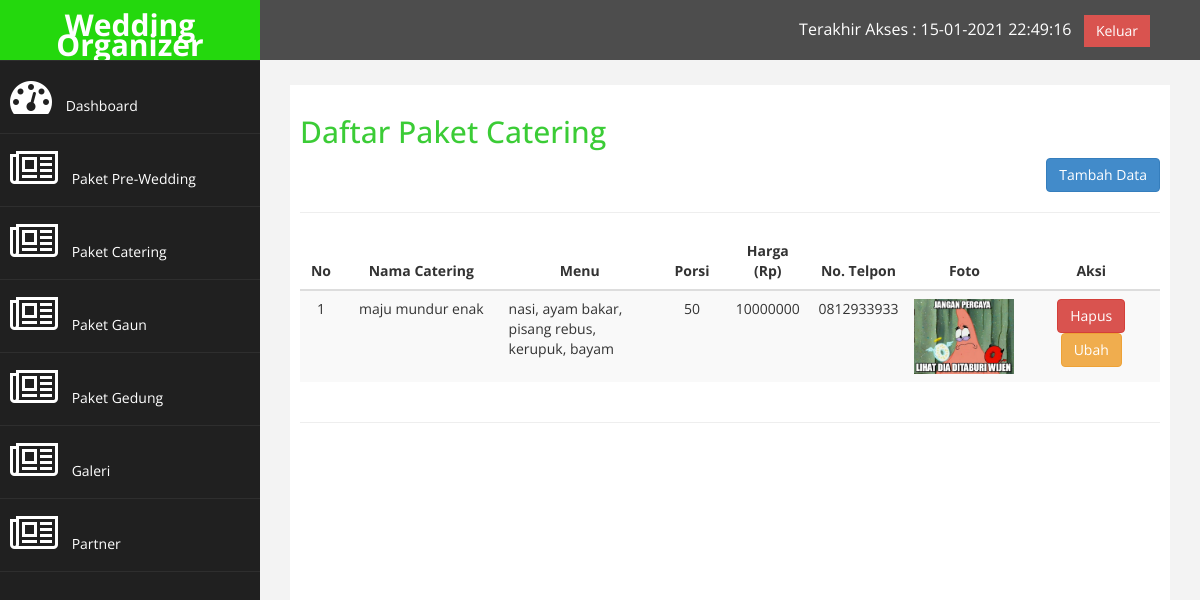
The app's page /admin.php?halaman=p_catering (signed in), older data.
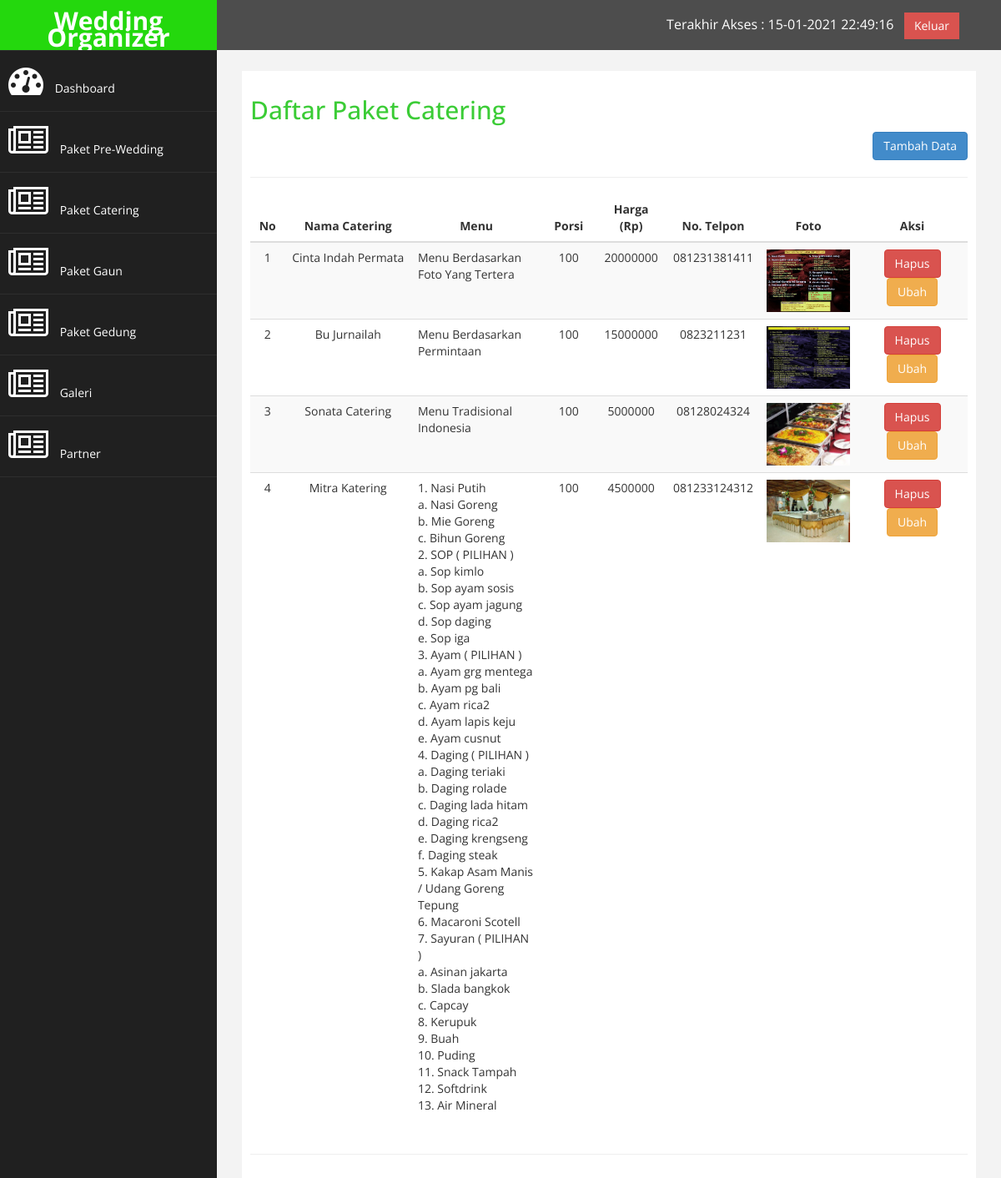
The same page, newer data.
### tables this page shows
CREATE TABLE `catering` (
  `id_cat` int(3) NOT NULL,
  `nama_cat` varchar(50) NOT NULL,
  `menu_cat` text NOT NULL,
  `porsi_cat` varchar(3) NOT NULL,
  `harga_cat` int(16) NOT NULL,
  `telp_cat` varchar(12) NOT NULL,
  `foto_cat` text NOT NULL
);

### p_catering.php (the view)
<h2>Daftar Paket Catering</h2>
<div class="text-right">
    <a href="admin.php?halaman=p_catering_tambah" class="btn btn-primary">Tambah Data</a>
</div>
<hr>
<table class="table table-striped">
    <thead>
        <th class="text-center" width="5%">No</th>
        <th class="text-center" width="20%">Nama Catering</th>
        <th class="text-center" width="20%">Menu</th>
        <th class="text-center" width="8%">Porsi</th>
        <th class="text-center" width="10%">Harga (Rp)</th>
        <th class="text-center" width="10%">No. Telpon</th>
        <th class="text-center" width="10%">Foto</th>
        <th class="text-center" width="20%">Aksi</th>
    </thead>
    <tbody>
        <?php $nomor = 1; ?>
        <?php $hasil = mysqli_query($link, "SELECT * FROM catering"); ?>
        <?php while ($data = mysqli_fetch_assoc($hasil)) { ?>
            <tr>
                <td class="text-center"><?= $nomor; ?></td>
                <td class="text-center"><?= $data['nama_cat']; ?></td>
                <td><?= nl2br($data['menu_cat']); ?></td>
                <td class="text-center"><?= $data['porsi_cat']; ?></td>
                <td class="text-center"><?= $data['harga_cat']; ?></td>
                <td class="text-center"><?= $data['telp_cat']; ?></td>
                <td class="text-center">
                    <img src="images/catering/<?= $data['foto_cat']; ?>" height="75px" width="100px">
                </td>
                <td class="text-center">
                    <a href="admin.php?halaman=p_catering_hps&id=<?= $data['id_cat']; ?>" class="btn btn-danger">Hapus</a>
                    <a href="admin.php?halaman=p_catering_ubah&id=<?= $data['id_cat']; ?>"class="btn btn-warning">Ubah </a>
                </td>
            </tr>
            <?php $nomor++ ?>
        <?php } ?>
    </tbody>
</table>

Row changes from the older to the newer data that the page shows:
removed catering: nama_cat "maju mundur enak", menu_cat "nasi, ayam bakar, pisang rebus, kerupuk, bayam", porsi_cat "50", harga_cat "10000000", telp_cat "0812933933", foto_cat (picture)
added catering: nama_cat "Cinta Indah Permata", menu_cat "Menu Berdasarkan Foto Yang Tertera", porsi_cat "100", harga_cat "20000000", telp_cat "081231381411", foto_cat (picture)
added catering: nama_cat "Bu Jurnailah", menu_cat "Menu Berdasarkan Permintaan", porsi_cat "100", harga_cat "15000000", telp_cat "0823211231", foto_cat (picture)
added catering: nama_cat "Sonata Catering", menu_cat "Menu Tradisional Indonesia", porsi_cat "100", harga_cat "5000000", telp_cat "08128024324", foto_cat (picture)
added catering: nama_cat "Mitra Katering", menu_cat "1. Nasi Putih a. Nasi Goreng b. Mie Goreng c. Bihun Goreng 2. SOP ( PILIHAN ) a. Sop kimlo b. Sop ayam sosis c. Sop ayam jagung d. Sop daging e. Sop iga 3. Ayam ( PILIHAN ) a. Ayam grg mentega b. Ayam pg bali c. Ayam rica2 d. Ayam lapis keju e. Ayam cusnut 4. Daging ( PILIHAN ) a. Daging teriaki b. Daging rolade c. Daging lada hitam d. Daging rica2 e. Daging krengseng f. Daging steak 5. Kakap Asam Manis / Udang Goreng Tepung 6. Macaroni Scotell 7. Sayuran ( PILIHAN ) a. Asinan jakarta b. Slada bangkok c. Capcay 8. Kerupuk 9. Buah 10. Puding 11. Snack Tampah 12. Softdrink 13. Air Mineral", porsi_cat "100", harga_cat "4500000", telp_cat "081233124312", foto_cat (picture)
